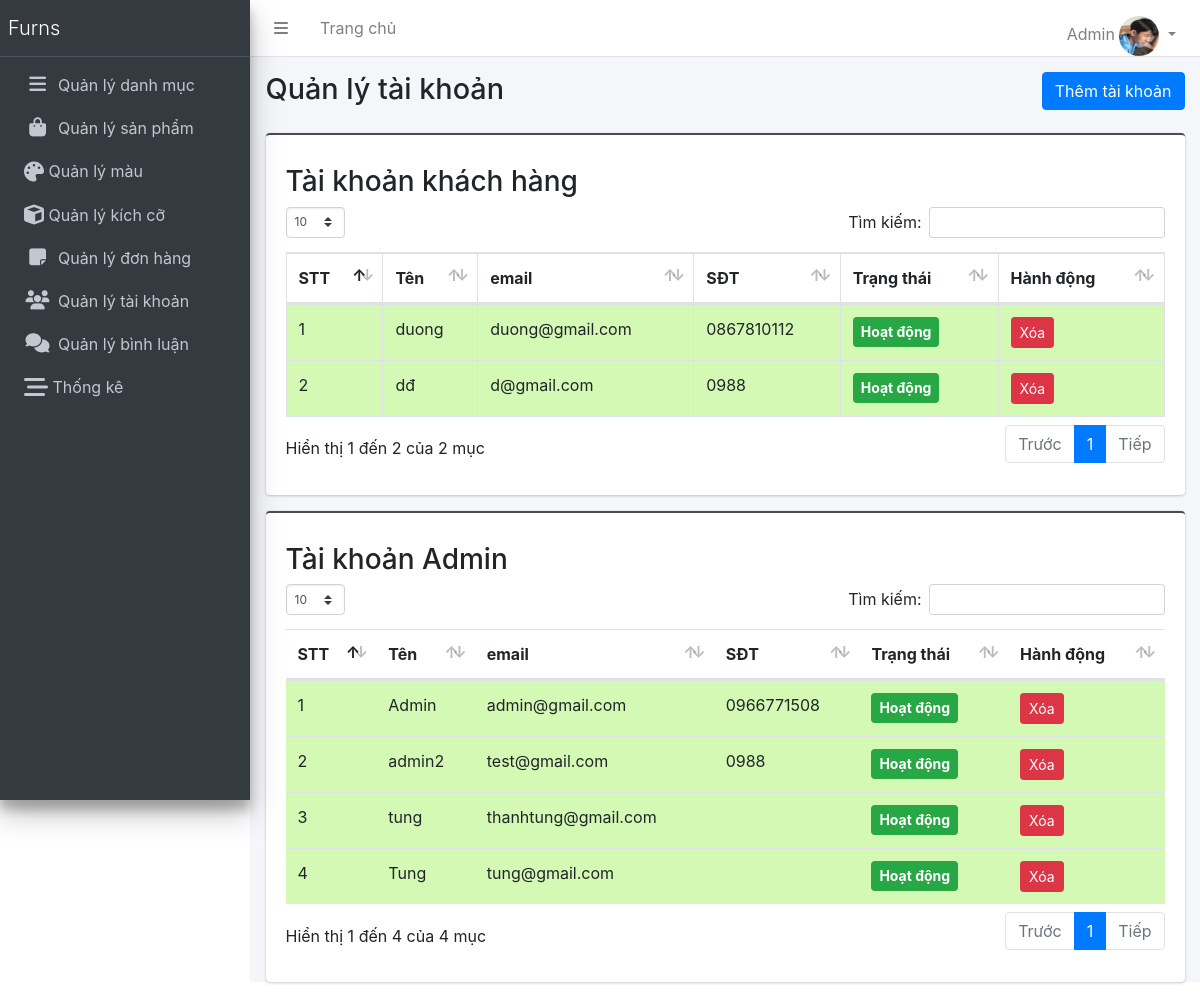
The page /admin/index.php?act=listuser (signed in) on the database its author committed.
### tables this page shows
CREATE TABLE `user` (
  `user_id` int(11) NOT NULL,
  `user_name` varchar(100) NOT NULL,
  `img` varchar(255) NOT NULL,
  `user_gender` enum('Male','Female','Other') NOT NULL,
  `user_birth` date NOT NULL,
  `user_email` varchar(100) NOT NULL,
  `user_phone` varchar(50) NOT NULL,
  `user_address` text NOT NULL,
  `user_password` varchar(100) NOT NULL,
  `user_status` int(1) NOT NULL,
  `role_id` int(11) NOT NULL
);

### model/pdo.php (called while the page is built, shortened)
<?php
function pdo_get_connection(){
    $servername = "localhost";
    $username = "root";
    $password = "";
    try {
        $conn = new PDO("mysql:host=$servername;dbname=duan1_noithat", $username, $password);
        $conn->setAttribute(PDO::ATTR_ERRMODE, PDO::ERRMODE_EXCEPTION);
        return $conn;
    } catch(PDOException $e) {
        echo "Connection failed: " . $e->getMessage();
    }
}
function pdo_query($sql){
    $sql_args=array_slice(func_get_args(),1);
    try{
        $conn=pdo_get_connection();
        $stmt=$conn->prepare($sql);
        $stmt->execute($sql_args);
        $rows=$stmt->fetchAll();
        return $rows;
    }
    catch(PDOException $e){
        throw $e;
    }
    finally{
        unset($conn);
    }
}
?>

### model/user.php (called while the page is built, shortened)
<?php
function get_all_user_customer() {
    $sql = "select user_id, user_name, user_email, user_phone, user_status, role_name
            from user left join user_role on user.role_id = user_role.role_id where role_name = 'Customer'  order by user_id asc";
    $list_user = pdo_query($sql);
    return $list_user;
}
function get_all_user_admin() {
    $sql = "select user_id, user_name, user_email, user_phone, user_status, role_name
            from user left join user_role on user.role_id = user_role.role_id where role_name = 'Admin'  order by user_id asc";
    $list_user = pdo_query($sql);
    return $list_user;
}
?>

### admin/user/list.php (the view, shortened to what this page needs)
<div class="content-header">
    <div class="container-fluid">
        <div class="row mb-2">
            <div class="col-sm-6">
                <h1 class="m-0">Quản lý tài khoản</h1>
            </div>
            <div class="col-sm-6">
                <div class="float-sm-right">
                    <a href="index.php?act=adduser" class="btn btn-primary btn-md">Thêm tài khoản</a>
                </div>
            </div>
        </div>
    </div>
</div>
<section class="content">
    <div class="container-fluid">
        <div class="card card-cus">
            <div class="card-body">
                <h3>Tài khoản khách hàng</h3>
                <table  class="example2 table table-bordered ">
                    <thead>
                        <tr>
                            <th>STT</th>
                            <th>Tên</th>
                            <th>email</th>
                            <th>SĐT</th>
                            <th>Trạng thái</th>
                            <th>Hành động</th>
                        </tr>
                    </thead>
                    <tbody>
                        <?php
                        $i = 0;
                        foreach ($list_user as $row) {
                            $i++;
                            $delete_user = "index.php?act=deleteuser&user_id=" . $row['user_id'];
                            $update_status = "index.php?act=updatestatususer&user_id=" . $row['user_id'];
                        ?>
                            <tr class="<?php echo $row['user_status'] == 1 ? 'br-g' : 'br-r' ?>">
                                <td><?php echo $i; ?></td>
                                <td><?php echo $row['user_name']; ?></td>
                                <td><?php echo $row['user_email']; ?></td>
                                <td><?php echo $row['user_phone']; ?></td>
                                <td>
                                    <?php if ($row['user_status'] == 1) {
                                        echo "<a href='$update_status'><span class='badge badge-success p-2 status' style='font-size:14px'> Hoạt động</span></a>";
                                    } else {
                                        echo "<a href='$update_status'><span class='badge badge-danger p-2 status' style='font-size:14px'>Không hoạt động</span></a>";
                                    } ?>
                                </td>
                                <td>
                                    <a href="#" class="btn btn-danger btn-sm" data-href="<?php echo $delete_user; ?>" data-toggle="modal" data-target="#confirm-delete">Xóa</a>
                                </td>
                            </tr>
                        <?php } ?>
                    </tbody>
                </table>
            </div>
        </div>
        <div class="card card-cus">
            <div class="card-body">
                <h3>Tài khoản Admin</h3>
                <table  class="example2 table table-borderedr">
                    <thead>
                        <tr>
                            <th>STT</th>
                            <th>Tên</th>
                            <th>email</th>
                            <th>SĐT</th>
                            <th>Trạng thái</th>
                            <th>Hành động</th>
                        </tr>
                    </thead>
                    <tbody>
                        <?php
                        $i = 0;
                        foreach ($list_admin as $row) {
                            $i++;
                            $delete_user = "index.php?act=deleteuser&user_id=" . $row['user_id'];
                            $update_status = "index.php?act=updatestatususer&user_id=" . $row['user_id'];
                        ?>
                            <tr class="<?php echo $row['user_status'] == 1 ? 'br-g' : 'br-r' ?>">
                                <td><?php echo $i; ?></td>
                                <td><?php echo $row['user_name']; ?></td>
                                <td><?php echo $row['user_email']; ?></td>
                                <td><?php echo $row['user_phone']; ?></td>
                                <td>
                                <?php if ($row['user_status'] == 1) {
                                        echo "<a href='$update_status'><span class='badge badge-success p-2 status' style='font-size:14px'> Hoạt động</span></a>";
                                    } else {
                                        echo "<a href='$update_status'><span class='badge badge-danger p-2 status' style='font-size:14px'>Không hoạt động</span></a> ";
                                    } ?>
                                </td>
                                <td>
                                    <a href="#" class="btn btn-danger btn-sm" data-href="<?php echo $delete_user; ?>" data-toggle="modal" data-target="#confirm-delete">Xóa</a>
                                </td>
                            </tr>
                        <?php } ?>
                    </tbody>
                </table>
            </div>
        </div>
    </div>
</section>

### admin/assets/css/style.css (style rules this page uses)
.card.card-cus { border-top: 2px solid #4c4c4c; padding: 10px 0; min-height: 300px; }
.br-g { background: #d3f9b4; }
.status { cursor: pointer; }

### rows shown on the page
user: user_name "duong", user_email "duong@gmail.com", user_phone "0867810112"
user: user_name "dđ", user_email "d@gmail.com", user_phone "0988"
user: user_name "Admin", user_email "admin@gmail.com", user_phone "0966771508"
user: user_name "admin2", user_email "test@gmail.com", user_phone "0988"
user: user_name "tung", user_email "thanhtung@gmail.com"
user: user_name "Tung", user_email "tung@gmail.com"

### other values the page prints
$_SESSION['user-name']['user_name'] "Admin"
